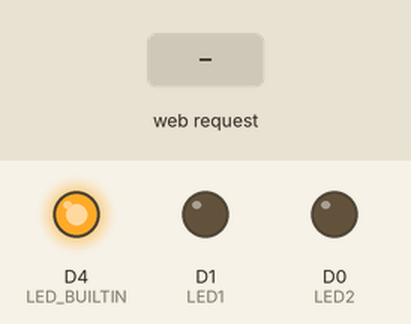
This sketch was run on a simulated ESP8266 (NodeMCU). On the bench: output pins drawn as LEDs (lit = HIGH, except the on-board LED, lit = LOW). Inputs (shaded band) come from the test bench. WiFi joins after 1.5 s; servers stay silent unless stated; what the sketch prints to the serial monitor is not drawn.

Above: at 2.7 s.
2.8 s: HTTP request GET /LED1ON received
At 4.0 s:
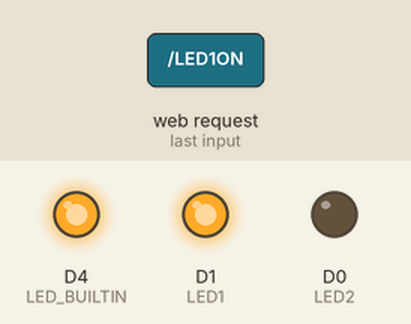
4.3 s: HTTP request GET /LED2ON received
At 5.2 s:
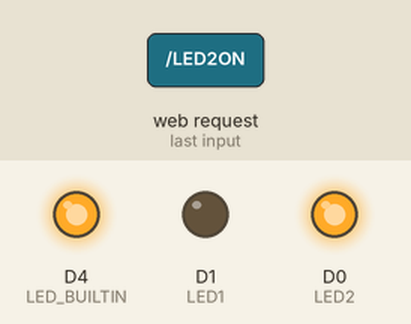
5.8 s: HTTP request GET /LED_BUILTINON received
At 6.3 s:
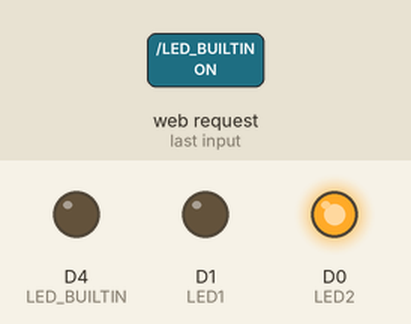
7.3 s: HTTP request GET /LED2OFF received
At 8.5 s:
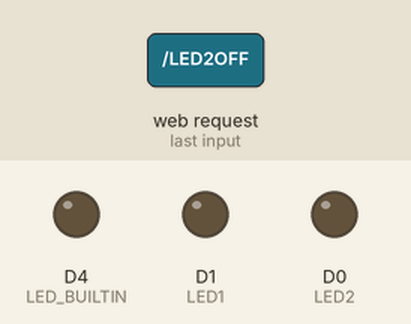
8.8 s: HTTP request GET /LED1ON received
At 9.8 s:
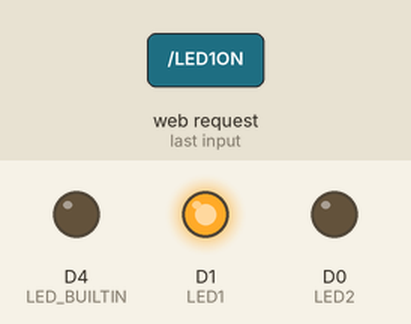
10.3 s: HTTP request GET /LED1OFF received
At 10.9 s:
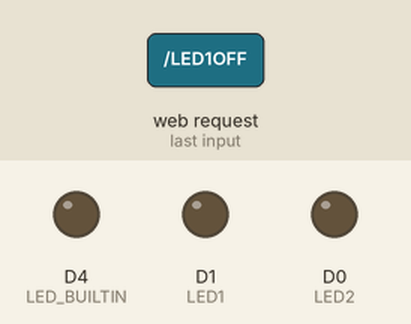
Timing chart, 0 to 12.8 s (numbered marks = the images above; inputs shaded):
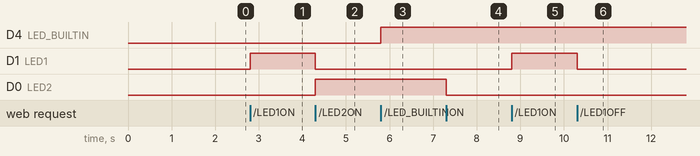

The sketch:

posttest1-pratikum-iot-unmul-2024.ino
```cpp
#include <ESP8266WiFi.h>
#include <ESP8266WebServer.h>

#define LED1 D1  // Pemilihan Pin D0
#define LED2 D0   // Pemilihan Pin D1

const char* ssid = "wifi";       // Nama SSID AP/Hotspot
const char* password = "1sampai8";    // Password Wifi

ESP8266WebServer server(80);      // Menyatakan Webserver pada port 80
String webpage;

void setup() {  // Pengaturan Pin
  Serial.begin(115200);
  delay(10);

  pinMode(LED1, OUTPUT);
  pinMode(LED2, OUTPUT);
  pinMode(LED_BUILTIN, OUTPUT);

  // Connect ke WiFi
  Serial.println();
  Serial.print("Configuring access point...");

  // Mengatur WiFi
  WiFi.mode(WIFI_STA);                      // Mode Station
  WiFi.begin(ssid, password);               // Mencocokan SSID dan Password

  while (WiFi.status() != WL_CONNECTED) {
    delay(500);
    Serial.print(".");
  }

  // Print status Connect
  Serial.println("IP address: ");
  Serial.println(WiFi.localIP());

  digitalWrite(LED1, LOW);
  digitalWrite(LED2, LOW);
  digitalWrite(LED_BUILTIN, LOW);

  // Isi dari Webpage
  webpage += "<h1> Web Control LED ESP8266</h1>";
  webpage += "LED 1 : ";
  webpage += "<a href=\"LED1ON\"\"><button>ON</button></a><a href=\"LED1OFF\"\"><button>OFF</button></a><br>";
  webpage += "LED 2 : ";
  webpage += "<a href=\"LED2ON\"\"><button>ON</button></a><a href=\"LED2OFF\"\"><button>OFF</button></a><br>";
  webpage += "LED BUILTIN : ";
  webpage += "<a href=\"LED_BUILTINON\"\"><button>ON</button></a><a href=\"LED_BUILTINOFF\"\"><button>OFF</button></a></br>";

  // Membuat file webpage
  server.on("/", []() {
    server.send(200, "text/html", webpage);
  });

  // Bagian ini untuk merespon perintah yang masuk
  server.on("/LED1ON", []() {
    server.send(200, "text/html", webpage);
    digitalWrite(LED1, HIGH);
    digitalWrite(LED2, LOW);  // Mematikan LED2 ketika LED1 dinyalakan
  });
  server.on("/LED2ON", []() {
    server.send(200, "text/html", webpage);
    digitalWrite(LED2, HIGH);
    digitalWrite(LED1, LOW);  // Mematikan LED1 ketika LED2 dinyalakan
  });
  server.on("/LED_BUILTINON", []() {
    server.send(200, "text/html", webpage);
    digitalWrite(LED_BUILTIN, HIGH);
  });
  server.on("/LED1OFF", []() {
    server.send(200, "text/html", webpage);
    digitalWrite(LED1, LOW);
  });
  server.on("/LED2OFF", []() {
    server.send(200, "text/html", webpage);
    digitalWrite(LED2, LOW);
  });
  server.on("/LED_BUILTINOFF", []() {
    server.send(200, "text/html", webpage);
    digitalWrite(LED_BUILTIN, LOW);
  });

  server.begin();
  Serial.println("Server dijalankan");
}

void loop() {  // Perulangan Program
  server.handleClient();
}
```

Measured:
- after the input at 2.8 s, D1 (LED1): LOW → HIGH at once
- after the input at 4.3 s, D1 (LED1): HIGH → LOW at once; D0 (LED2): LOW → HIGH at once
- after the input at 5.8 s, D4 (LED_BUILTIN): LOW → HIGH at once
- after the input at 7.3 s, D0 (LED2): HIGH → LOW at once
- after the input at 8.8 s, D1 (LED1): LOW → HIGH at once
- after the input at 10.3 s, D1 (LED1): HIGH → LOW at once
